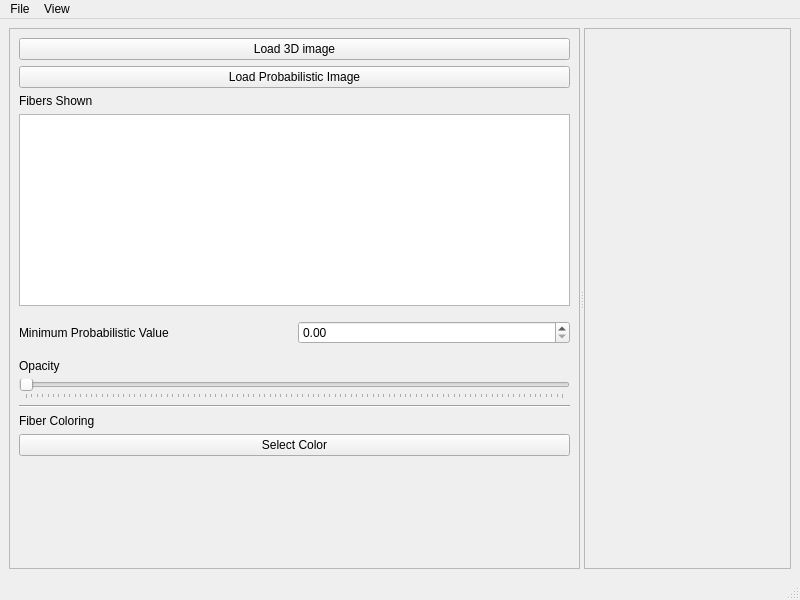
<?xml version="1.0" encoding="UTF-8"?>
<ui version="4.0">
 <class>MainWindow</class>
 <widget class="QMainWindow" name="MainWindow">
  <property name="geometry">
   <rect>
    <x>0</x>
    <y>0</y>
    <width>800</width>
    <height>600</height>
   </rect>
  </property>
  <property name="windowTitle">
   <string>MainWindow</string>
  </property>
  <widget class="QWidget" name="centralwidget">
   <layout class="QHBoxLayout" name="horizontalLayout">
    <item>
     <widget class="QSplitter" name="splitter">
      <property name="orientation">
       <enum>Qt::Horizontal</enum>
      </property>
      <widget class="QFrame" name="control_frame">
       <property name="frameShape">
        <enum>QFrame::StyledPanel</enum>
       </property>
       <property name="frameShadow">
        <enum>QFrame::Raised</enum>
       </property>
       <layout class="QVBoxLayout" name="verticalLayout">
        <item>
         <widget class="QPushButton" name="button_load_3D">
          <property name="text">
           <string>Load 3D image</string>
          </property>
         </widget>
        </item>
        <item>
         <widget class="QPushButton" name="button_load_proba">
          <property name="text">
           <string>Load Probabilistic Image</string>
          </property>
         </widget>
        </item>
        <item>
         <widget class="QLabel" name="label_4">
          <property name="text">
           <string>Fibers Shown</string>
          </property>
         </widget>
        </item>
        <item>
         <widget class="QTableView" name="table_fibers_select"/>
        </item>
        <item>
         <widget class="QFrame" name="frame">
          <property name="frameShape">
           <enum>QFrame::NoFrame</enum>
          </property>
          <property name="frameShadow">
           <enum>QFrame::Raised</enum>
          </property>
          <layout class="QHBoxLayout" name="horizontalLayout_2">
           <property name="leftMargin">
            <number>0</number>
           </property>
           <property name="rightMargin">
            <number>0</number>
           </property>
           <item>
            <widget class="QLabel" name="label_2">
             <property name="text">
              <string>Minimum Probabilistic Value</string>
             </property>
            </widget>
           </item>
           <item>
            <widget class="QDoubleSpinBox" name="value_min_proba"/>
           </item>
          </layout>
         </widget>
        </item>
        <item>
         <widget class="QLabel" name="label">
          <property name="text">
           <string>Opacity</string>
          </property>
         </widget>
        </item>
        <item>
         <widget class="QSlider" name="slider_opacity">
          <property name="orientation">
           <enum>Qt::Horizontal</enum>
          </property>
          <property name="tickPosition">
           <enum>QSlider::TicksBelow</enum>
          </property>
         </widget>
        </item>
        <item>
         <widget class="Line" name="line">
          <property name="orientation">
           <enum>Qt::Horizontal</enum>
          </property>
         </widget>
        </item>
        <item>
         <widget class="QLabel" name="label_3">
          <property name="text">
           <string>Fiber Coloring</string>
          </property>
         </widget>
        </item>
        <item>
         <widget class="QPushButton" name="button_select_color">
          <property name="text">
           <string>Select Color</string>
          </property>
         </widget>
        </item>
        <item>
         <spacer name="verticalSpacer">
          <property name="orientation">
           <enum>Qt::Vertical</enum>
          </property>
          <property name="sizeHint" stdset="0">
           <size>
            <width>20</width>
            <height>40</height>
           </size>
          </property>
         </spacer>
        </item>
       </layout>
      </widget>
      <widget class="QFrame" name="vtk_frame">
       <property name="frameShape">
        <enum>QFrame::StyledPanel</enum>
       </property>
       <property name="frameShadow">
        <enum>QFrame::Raised</enum>
       </property>
      </widget>
     </widget>
    </item>
   </layout>
  </widget>
  <widget class="QMenuBar" name="menubar">
   <property name="geometry">
    <rect>
     <x>0</x>
     <y>0</y>
     <width>800</width>
     <height>22</height>
    </rect>
   </property>
   <widget class="QMenu" name="menuFile">
    <property name="title">
     <string>File</string>
    </property>
    <addaction name="actionSave"/>
    <addaction name="actionSave_as"/>
    <addaction name="actionPrint"/>
    <addaction name="actionClose"/>
   </widget>
   <widget class="QMenu" name="menuView">
    <property name="title">
     <string>View</string>
    </property>
    <addaction name="actionOnly_3D"/>
    <addaction name="actionOnly_Probabilistic"/>
   </widget>
   <addaction name="menuFile"/>
   <addaction name="menuView"/>
  </widget>
  <widget class="QStatusBar" name="statusbar"/>
  <action name="actionLoad_3D">
   <property name="text">
    <string>Load 3D</string>
   </property>
  </action>
  <action name="actionLoad_Prob">
   <property name="text">
    <string>Load Prob</string>
   </property>
  </action>
  <action name="actionSave">
   <property name="text">
    <string>Save</string>
   </property>
  </action>
  <action name="actionSave_as">
   <property name="text">
    <string>Save as...</string>
   </property>
  </action>
  <action name="action3D_image">
   <property name="text">
    <string>3D image</string>
   </property>
  </action>
  <action name="actionProbabilistic">
   <property name="text">
    <string>Probabilistic</string>
   </property>
  </action>
  <action name="actionPrint">
   <property name="text">
    <string>Export Image</string>
   </property>
  </action>
  <action name="actionClose">
   <property name="text">
    <string>Close</string>
   </property>
  </action>
  <action name="actionConfigurations">
   <property name="text">
    <string>Configurations</string>
   </property>
  </action>
  <action name="actionOnly_3D">
   <property name="text">
    <string>Only 3D</string>
   </property>
  </action>
  <action name="actionOnly_Probabilistic">
   <property name="text">
    <string>Only Probabilistic</string>
   </property>
  </action>
  <action name="actionUndo">
   <property name="text">
    <string>Undo</string>
   </property>
  </action>
  <action name="actionRedo">
   <property name="text">
    <string>Redo</string>
   </property>
  </action>
  <action name="actionPreview">
   <property name="text">
    <string>Preview</string>
   </property>
  </action>
 </widget>
 <resources/>
 <connections/>
</ui>
